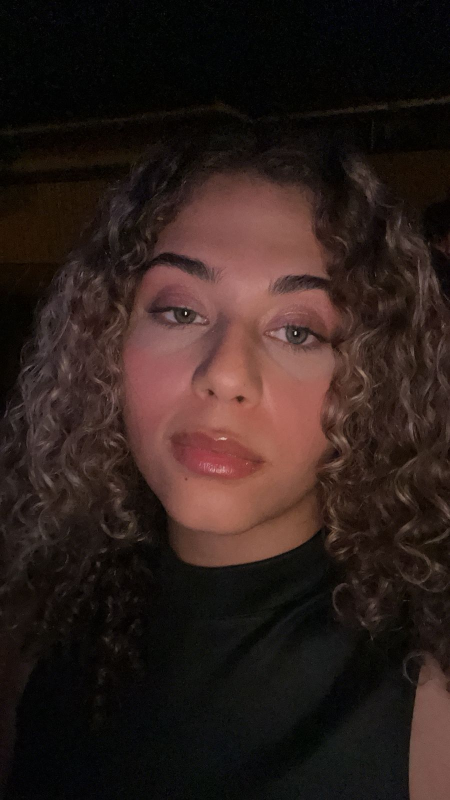
#> input picture downloads/WhatsApp Image 2026-04-22 at 13.02.42 (2).jpeg, 900 x 1600 px (shown at 1/2 size)
$ python -i polaroid.py   (imports and definitions only)
#> lines starting #> are read from the running program, lines starting #| are printed output that depends on the picture; after the words box and inside, x2 and y2 are one past the last pixel; in counts of white or black regions, pixels touching at a corner belong together
from pathlib import Path
from PIL import Image, ImageDraw, ImageFilter
from loguru import logger

# ── Dimensões (1200×1600px, proporção 3:4) ────────────────────────────────────
PW, PH         = 1200, 1600
MARGIN_TOP     = 30    # espaço branco acima do quadrado preto
MARGIN_SIDE    = 70    # espaço branco nas laterais
MARGIN_BOTTOM  = 60    # espaço branco abaixo da área de texto
BOTTOM_WHITE   = 300   # altura da área branca com textos
CIRCLE_D       = 820
CIRCLE_BLUR    = 6
# Reduz áreas escuras da borda ao recortar um pouco mais ao centro (zoom-in).
CIRCLE_SOURCE_SCALE = 0.86

# ── Layout derivado ───────────────────────────────────────────────────────────
INNER_X1 = MARGIN_SIDE                          # 30
INNER_X2 = PW - MARGIN_SIDE                     # 1170
INNER_W  = INNER_X2 - INNER_X1                 # 1140

BLACK_Y1 = MARGIN_TOP                           # 30
BLACK_Y2 = PH - MARGIN_BOTTOM - BOTTOM_WHITE   # 1240
BLACK_H  = BLACK_Y2 - BLACK_Y1                 # 1210

WHITE_Y1 = BLACK_Y2                             # 1240
WHITE_Y2 = PH - MARGIN_BOTTOM                   # 1540

CIRCLE_CX = PW // 2                            # 600
CIRCLE_CY = BLACK_Y1 + BLACK_H // 2           # 635

ASSETS_DIR = Path(__file__).parent / "assets"


def _circle_crop(photo: Image.Image) -> Image.Image:
    """Recorta a foto em círculo com bordas suavizadas."""
    photo = photo.convert("RGBA")
    w, h = photo.size
    s = int(min(w, h) * CIRCLE_SOURCE_SCALE)
    s = max(1, s)
    photo = photo.crop(((w - s) // 2, (h - s) // 2, (w + s) // 2, (h + s) // 2))
    photo = photo.resize((CIRCLE_D, CIRCLE_D), Image.LANCZOS)

    mask = Image.new("L", (CIRCLE_D, CIRCLE_D), 0)
    ImageDraw.Draw(mask).ellipse((0, 0, CIRCLE_D - 1, CIRCLE_D - 1), fill=255)
    # Borda firme evita gradiente escuro aparente sobre fundo preto.
    mask = mask.filter(ImageFilter.GaussianBlur(radius=0))

    out = Image.new("RGBA", (CIRCLE_D, CIRCLE_D), (0, 0, 0, 0))
    out.paste(photo, (0, 0), mask)
    return out


def _fit_image(img: Image.Image, max_w: int, max_h: int) -> Image.Image:
    img_w, img_h = img.size
    scale = min(max_w / img_w, max_h / img_h)
    return img.resize((round(img_w * scale), round(img_h * scale)), Image.LANCZOS)


def _paste_rgba(base: Image.Image, overlay: Image.Image, x: int, y: int) -> None:
    overlay = overlay.convert("RGBA")
    base.paste(overlay, (x, y), overlay)


def apply_polaroid_frame(
    image_path: str,
    output_path: str,
    event_name: str | None = None,
    event_date: str | None = None,
) -> str:
    # ── Canvas branco ─────────────────────────────────────────────────────────
#> called with output_path = 'out.png'
    canvas = Image.new("RGBA", (PW, PH), (255, 255, 255, 255))
#> canvas: PIL image 1200x1600 RGBA; every value is 255

    # ── Retângulo preto sólido ─────────────────────────────────────────────────
    ImageDraw.Draw(canvas).rectangle(
        [INNER_X1, BLACK_Y1, INNER_X2, BLACK_Y2],
        fill=(0, 0, 0, 255),
    )
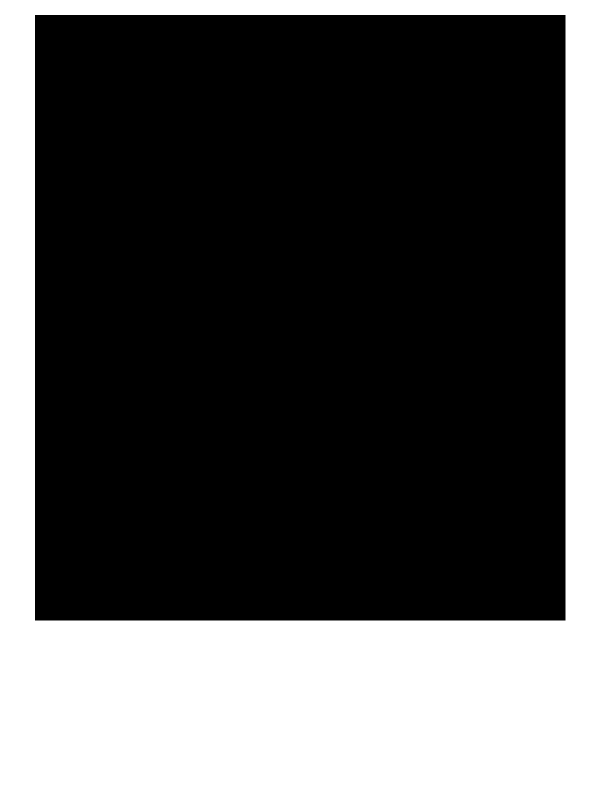
#> canvas: PIL image 1200x1600 RGBA (shown at 1/2 size); mean R, G, B, A 84.4, 84.4, 84.4, 255

    # ── Logos nos cantos superiores do retângulo preto ────────────────────────
    LOGO_H = 130
    LOGO_M = 20

    logo_left_path  = ASSETS_DIR / "logo_nespresso.png"
    logo_right_path = ASSETS_DIR / "logo_nespresso2.png"

    if logo_left_path.exists():
        logo_l = Image.open(logo_left_path).convert("RGBA")
        logo_l = _fit_image(logo_l, INNER_W // 2, LOGO_H)
        _paste_rgba(canvas, logo_l, INNER_X1 + LOGO_M, BLACK_Y1 + LOGO_M)
    else:
        logger.warning(f"Logo não encontrado: {logo_left_path}")

    if logo_right_path.exists():
        logo_r = Image.open(logo_right_path).convert("RGBA")
        logo_r = _fit_image(logo_r, INNER_W // 2, LOGO_H)
        rx = INNER_X2 - LOGO_M - logo_r.width
        _paste_rgba(canvas, logo_r, rx, BLACK_Y1 + LOGO_M)
    else:
        logger.warning(f"Logo não encontrado: {logo_right_path}")

    # ── Foto em círculo centralizada no retângulo preto ───────────────────────
    circular = _circle_crop(Image.open(image_path))
#> in _circle_crop, `photo = photo.crop(((w - s) // 2, (h - s) // 2, (w + s) // 2, (h + s) ..`:
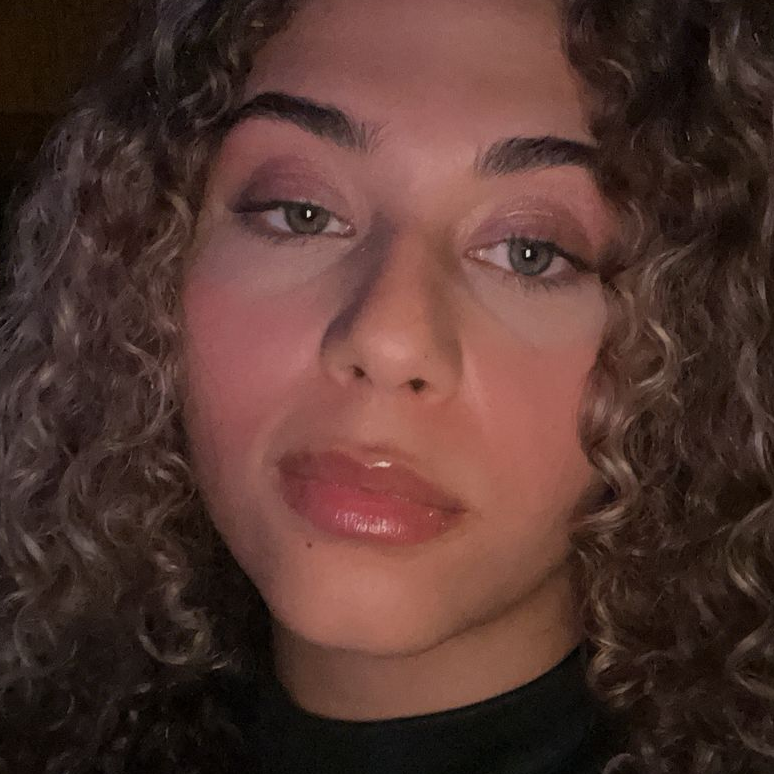
#> photo: PIL image 774x774 RGBA; mean R, G, B, A 84.2, 54.5, 48.2, 255
#> in _circle_crop, `mask = Image.new("L", (CIRCLE_D, CIRCLE_D), 0)`: mask: PIL image 820x820 L; every value is 0
#> in _circle_crop, `ImageDraw.Draw(mask).ellipse((0, 0, CIRCLE_D - 1, CIRCLE_D - 1), fill=..`:
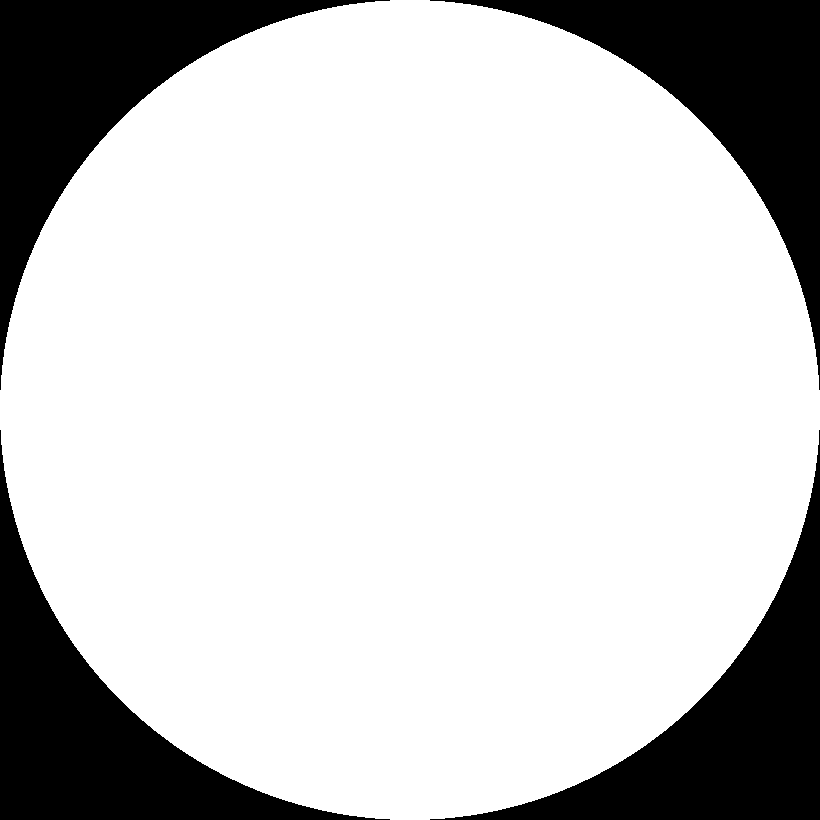
#> mask: PIL image 820x820 L; 78.5% white; 4 black regions, box (x1, y1, x2, y2) and area: (0, 0, 390, 390) 36098, (430, 0, 820, 390) 36098, (0, 430, 390, 820) 36098, (430, 430, 820, 820) 36098
#> in _circle_crop, `out = Image.new("RGBA", (CIRCLE_D, CIRCLE_D), (0, 0, 0, 0))`: out: PIL image 820x820 RGBA; every value is 0
#> in _circle_crop, `out.paste(photo, (0, 0), mask)`:
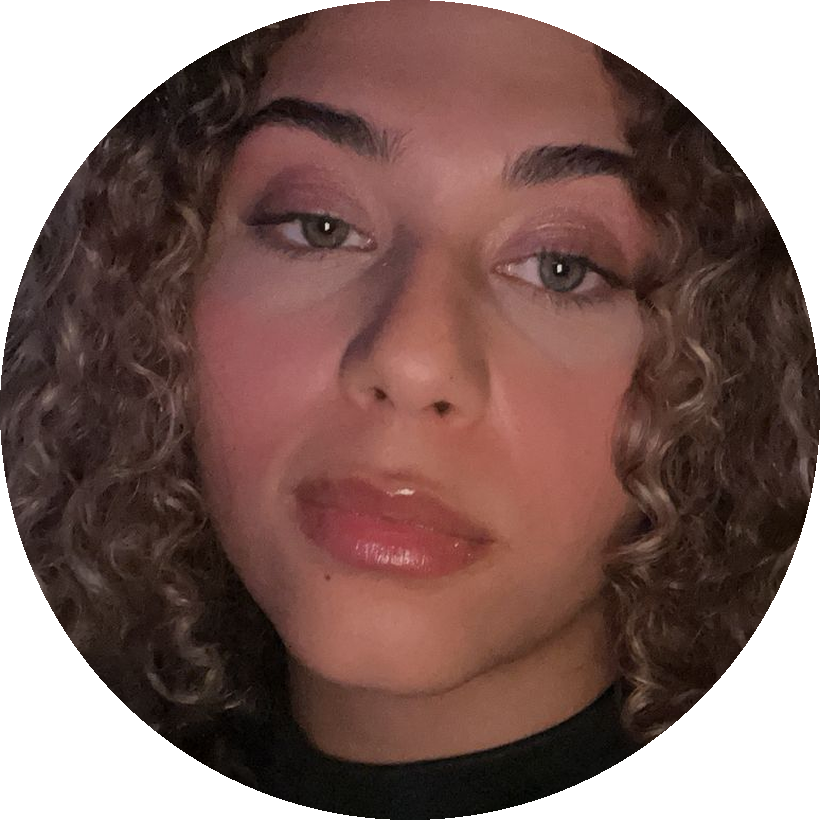
#> out: PIL image 820x820 RGBA; mean R, G, B, A 76.1, 48.9, 43.6, 200.2; transparent parts drawn white
    cx_off = CIRCLE_CX - CIRCLE_D // 2   # 190
    cy_off = CIRCLE_CY - CIRCLE_D // 2   # 280
    _paste_rgba(canvas, circular, cx_off, cy_off)
#> in _paste_rgba, `base.paste(overlay, (x, y), overlay)`:
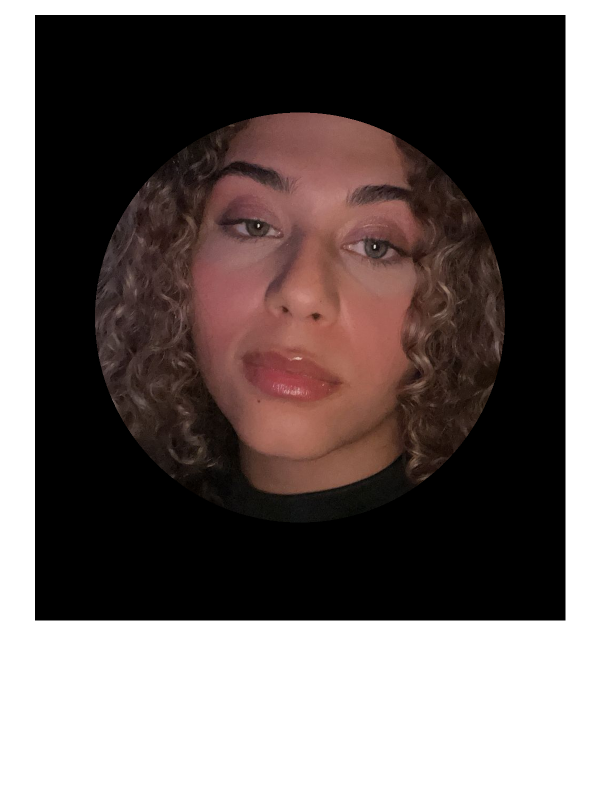
#> base: PIL image 1200x1600 RGBA (shown at 1/2 size); mean R, G, B, A 111, 101.5, 99.6, 255

    # ── Imagem de textos na área branca inferior ──────────────────────────────
    TEXT_PAD_TOP = 30
    TEXT_MARGIN  = 16
    textos_path  = ASSETS_DIR / "textos.png"

    if textos_path.exists():
        textos = Image.open(textos_path).convert("RGBA")
        max_w  = round(PW * 0.88)
        area_h = (WHITE_Y2 - WHITE_Y1) - TEXT_PAD_TOP - TEXT_MARGIN
        textos = _fit_image(textos, max_w, area_h)
        tx = (PW - textos.width) // 2
        ty = WHITE_Y1 + TEXT_PAD_TOP + (area_h - textos.height) // 2
        _paste_rgba(canvas, textos, tx, ty)
    else:
        logger.warning(f"Textos não encontrado: {textos_path}")

    # ── Salvar ────────────────────────────────────────────────────────────────
    Path(output_path).parent.mkdir(parents=True, exist_ok=True)
    canvas.convert("RGB").save(output_path, "PNG")
    logger.info(f"Polaroid saved → {output_path}")
    return output_path

>>> result = apply_polaroid_frame('downloads/WhatsApp Image 2026-04-22 at 13.02.42 (2).jpeg', 'out.png')

$ run again, on downloads/eu.jpeg
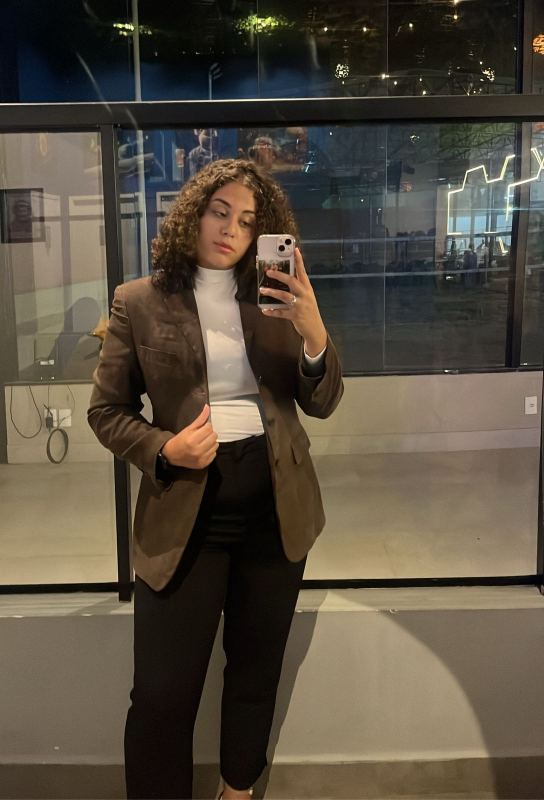
#> input picture downloads/eu.jpeg, 1088 x 1600 px (shown at 1/2 size)
#> in _circle_crop, `out.paste(photo, (0, 0), mask)`:
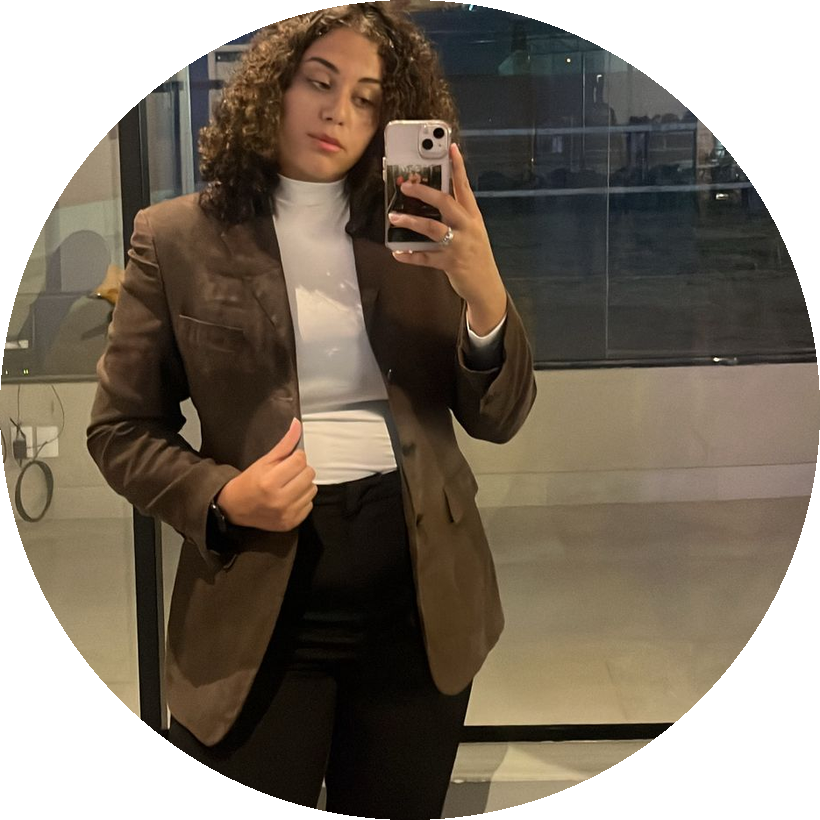
#> out: PIL image 820x820 RGBA; mean R, G, B, A 72.3, 61.7, 48.7, 200.2; transparent parts drawn white
#> in _paste_rgba, `base.paste(overlay, (x, y), overlay)`:
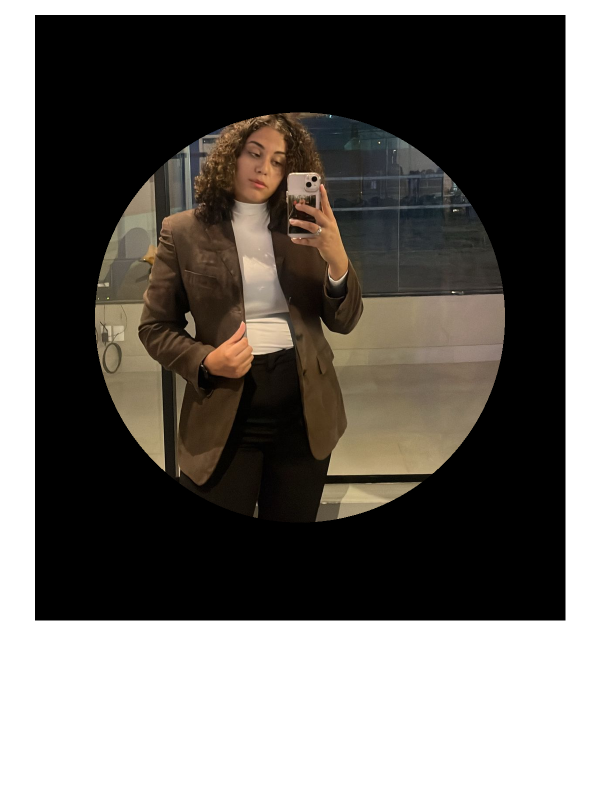
#> base: PIL image 1200x1600 RGBA (shown at 1/2 size); mean R, G, B, A 109.7, 105.9, 101.4, 255
